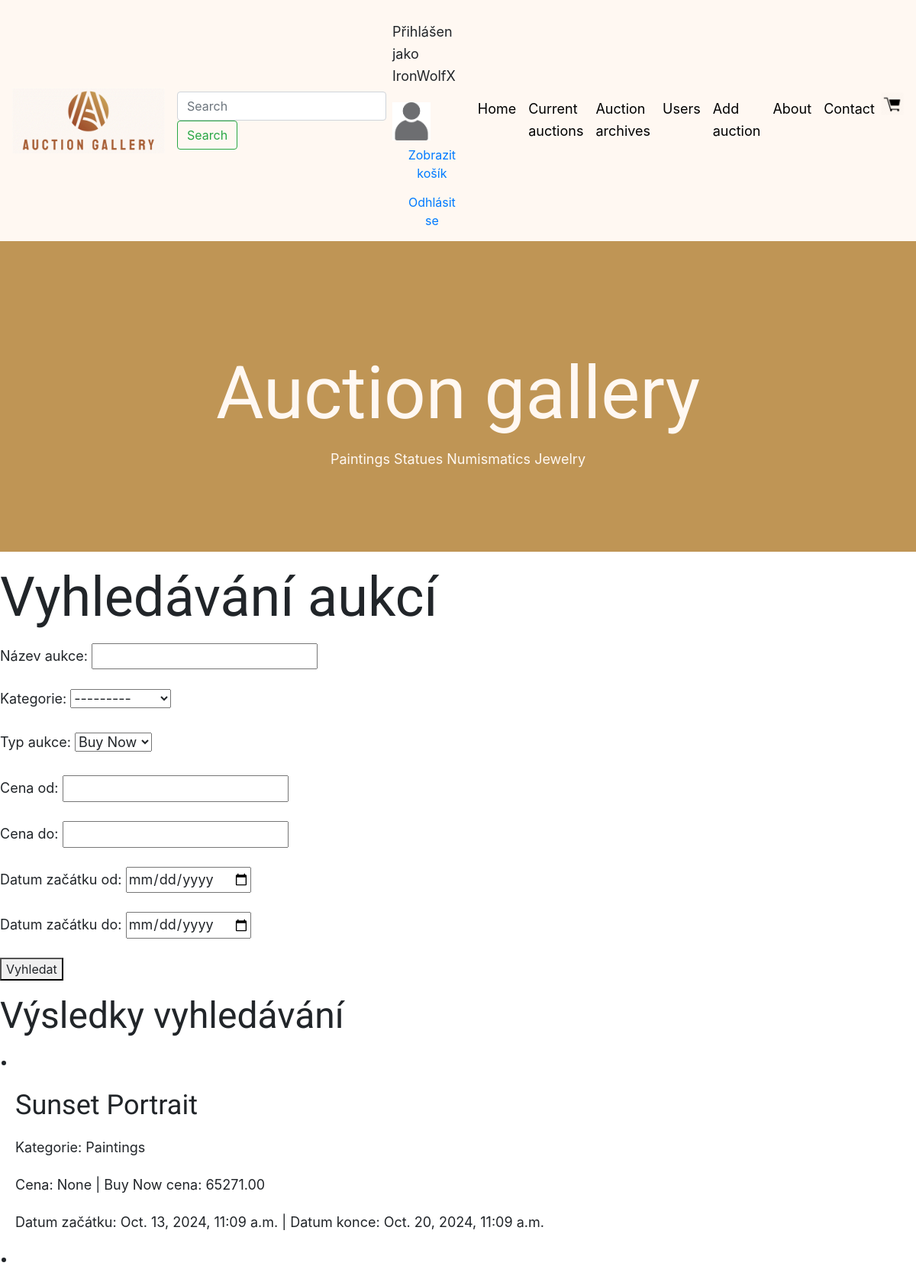
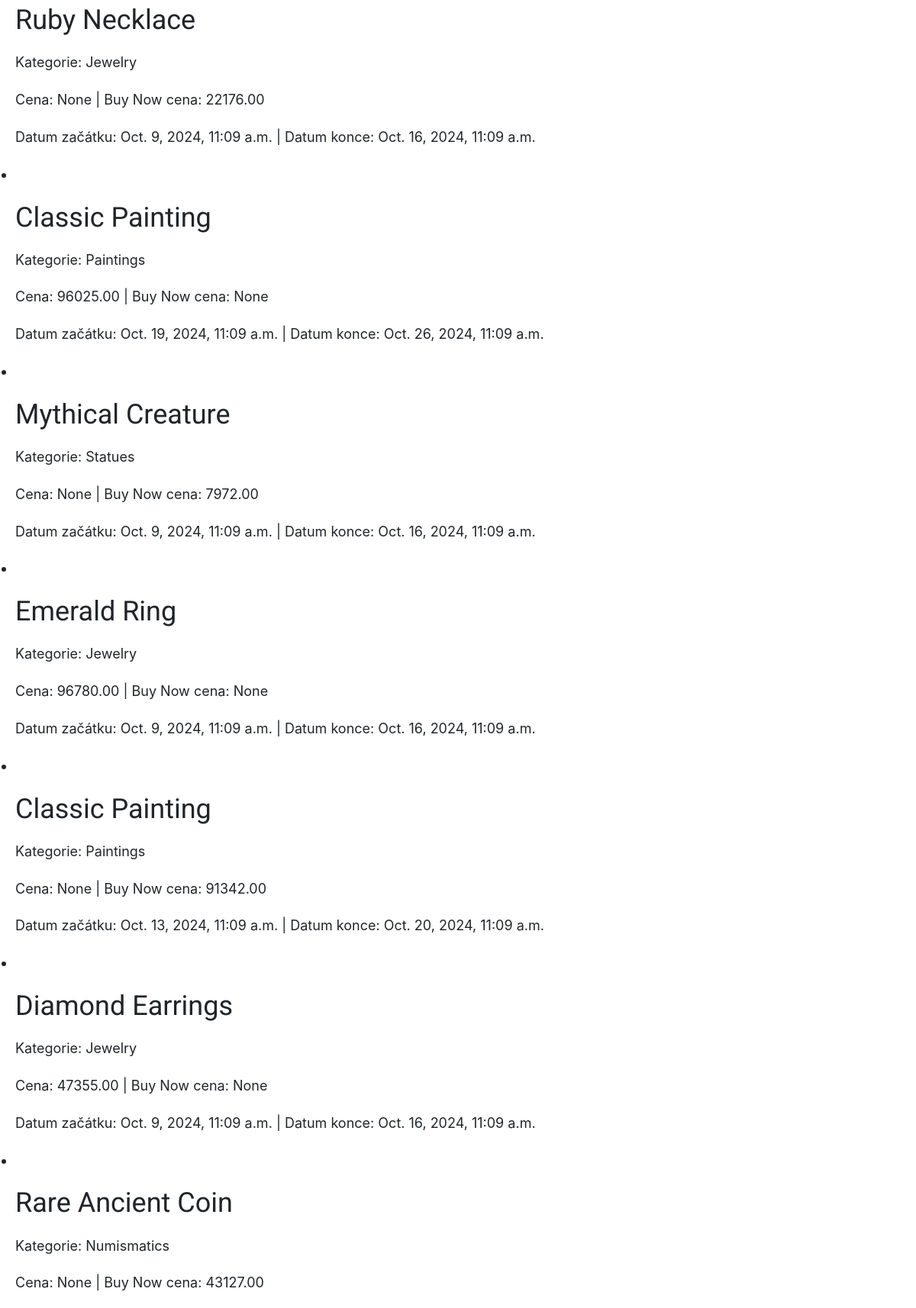
The app's page /detailed_search/ (signed in, upper part) with its own data (2 pictures, top to bottom).
### viewer/models.py (models this page shows, shortened)
class AddAuction(models.Model):
    name_auction = models.CharField(max_length=128)
    user_creator = models.ForeignKey(User, on_delete=models.DO_NOTHING, related_name='created_auctions')
    name_bider = models.ForeignKey(User, on_delete=models.DO_NOTHING, related_name='bided_auctions', null=True,
                                   blank=True)
    name_buyer = models.ForeignKey(User, on_delete=models.DO_NOTHING, related_name='listed_auctions', null=True,
                                   blank=True)
    category = models.ForeignKey('Category', on_delete=models.DO_NOTHING)
    description = models.TextField(default="No description provided")
    promotion = models.BooleanField(default=False)
    auction_start_date = models.DateTimeField(null=True, blank=True)
    auction_end_date = models.DateTimeField(null=True, blank=True)
    number_of_views = models.IntegerField(default=0)
    created = models.DateTimeField(auto_now_add=True)
    AUCTION_TYPE_CHOICES = [
        ('buy_now', 'Buy Now'),
        ('place_bid', 'Place Bid'),
    ]
    auction_type = models.CharField(max_length=10, choices=AUCTION_TYPE_CHOICES, default='place_bid')
    buy_now_price = models.DecimalField(max_digits=10, decimal_places=2, null=True, blank=True)
    price = models.DecimalField(max_digits=10, decimal_places=2, null=True, blank=True)
    start_price = models.DecimalField(max_digits=10, decimal_places=2, null=True, blank=True)
    previous_price = models.DecimalField(max_digits=10, decimal_places=2, null=True, blank=True)
    minimum_bid = models.DecimalField(max_digits=10, decimal_places=2, null=True, blank=True)

class Category(models.Model):
    name = CharField(max_length=128)
    def __str__(self):
        return f"{self.name}"

### viewer/views.py (the view, shortened to what this page needs)
# urls.py: path("detailed_search/", detailed_search, name="detailed_search"),
def detailed_search(request):
    hledany_vyraz = request.GET.get('Search', '').strip()
    hledany_vyraz_capitalized = hledany_vyraz.capitalize()
    form = AuctionSearchForm(request.GET or None)
    auctions = AddAuction.objects.all()
    return render(request, 'detailed_search.html', {'form': form, 'searchs': auctions})
    template_name = 'form.html'

### viewer/forms.py
class AuctionSearchForm(forms.Form):
    name_auction = forms.CharField(required=False, label='Název aukce', max_length=128)
    category = forms.ModelChoiceField(queryset=Category.objects.all(), required=False, label='Kategorie')
    AUCTION_TYPE_CHOICES = [('buy_now', 'Buy Now'), ('place_bid', 'Place Bid')]
    auction_type = forms.ChoiceField(choices=AUCTION_TYPE_CHOICES, required=False, label='Typ aukce')
    price_from = forms.DecimalField(required=False, label='Cena od', max_digits=10, decimal_places=2)
    price_to = forms.DecimalField(required=False, label='Cena do', max_digits=10, decimal_places=2)
    auction_start_date_from = forms.DateField(required=False, widget=forms.DateInput(attrs={'type': 'date'}), label='Datum začátku od')
    auction_start_date_to = forms.DateField(required=False, widget=forms.DateInput(attrs={'type': 'date'}), label='Datum začátku do')

### viewer/templates/detailed_search.html (shortened to what this page needs)
{% extends "base.html" %}
{% load static %}
{% block content %}
    <h1>Vyhledávání aukcí</h1>
    <form method="GET">
        {{ form.as_p }}
        <button type="submit">Vyhledat</button>
    </form>
    <h2>Výsledky vyhledávání</h2>
    {% if searchs %}
        <ul>
            {% for auction in searchs %}
                <li>
                    <br>
                    <h3>{{ auction.name_auction }}</h3>
                    <p>Kategorie: {{ auction.category }}</p>
                    <p>Cena: {{ auction.price }} | Buy Now cena: {{ auction.buy_now_price }}</p>
                    <p>Datum začátku: {{ auction.auction_start_date }} | Datum konce: {{ auction.auction_end_date }}</p>
                </li>
            {% endfor %}
        </ul>
    {% else %}
        <p>Nebyly nalezeny žádné aukce.</p>
    {% endif %}
{% endblock %}

### viewer/templates/navbar.html (shortened to what this page needs)
{% load static %}
<nav>
    {% if user.is_authenticated %}
        <p>Přihlášen jako {{ user.username }}</p>
        {% if user.profile.avatar %}
            <img src="{{ user.profile.avatar.url }}" alt="Avatar" class="user-avatar" width="50" height="50">
        {% else %}
            <img src="{% static 'avatar.png' %}" alt="Default Avatar" class="user-avatar" width="50" height="50">
        {% endif %}
        <a href="{% url 'cart_view' %}" class="btn btn-link">Zobrazit košík</a>
        <form method="post" action="{% url 'logout' %}" style="display:inline;">
            <button type="submit" class="btn btn-link">Odhlásit se</button>
        </form>
    {% else %}
        <a href="{% url 'login' %}">Přihlásit se</a>
        <a href="{% url 'sign_up' %}">Registrovat se</a>
    {% endif %}
</nav>

### records on screen
AddAuction: name_auction "Sunset Portrait", category "Paintings", price "None", buy_now_price "65271.00", auction_start_date "Oct. 13, 2024, 11:09 a.m.", auction_end_date "Oct. 20, 2024, 11:09 a.m."
AddAuction: name_auction "Ruby Necklace", category "Jewelry", price "None", buy_now_price "22176.00", auction_start_date "Oct. 9, 2024, 11:09 a.m.", auction_end_date "Oct. 16, 2024, 11:09 a.m."
AddAuction: name_auction "Classic Painting", category "Paintings", price "96025.00", buy_now_price "None", auction_start_date "Oct. 19, 2024, 11:09 a.m.", auction_end_date "Oct. 26, 2024, 11:09 a.m."
AddAuction: name_auction "Mythical Creature", category "Statues", price "None", buy_now_price "7972.00", auction_start_date "Oct. 9, 2024, 11:09 a.m.", auction_end_date "Oct. 16, 2024, 11:09 a.m."
AddAuction: name_auction "Emerald Ring", category "Jewelry", price "96780.00", buy_now_price "None", auction_start_date "Oct. 9, 2024, 11:09 a.m.", auction_end_date "Oct. 16, 2024, 11:09 a.m."
AddAuction: name_auction "Classic Painting", category "Paintings", price "None", buy_now_price "91342.00", auction_start_date "Oct. 13, 2024, 11:09 a.m.", auction_end_date "Oct. 20, 2024, 11:09 a.m."
AddAuction: name_auction "Diamond Earrings", category "Jewelry", price "47355.00", buy_now_price "None", auction_start_date "Oct. 9, 2024, 11:09 a.m.", auction_end_date "Oct. 16, 2024, 11:09 a.m."
AddAuction: name_auction "Rare Ancient Coin", category "Numismatics", price "None", buy_now_price "43127.00"

### other values on screen
{{ user.username }} "IronWolfX"
